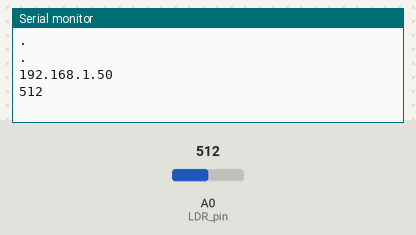
Recording of a sketch running on a simulated ESP8266 (NodeMCU). On the bench: the last lines printed to the serial monitor. Inputs (shaded band) come from the test bench; at power-on: A0 (LDR_pin) = 512. WiFi joins after 1.5 s; servers stay silent unless stated.

Above: at 4.2 s.
4.3 s: A0 (LDR_pin) set to 716
At 6.3 s:
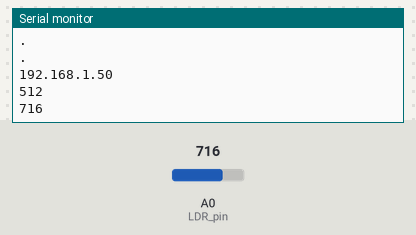
6.7 s: A0 (LDR_pin) set to 900
At 7.8 s:
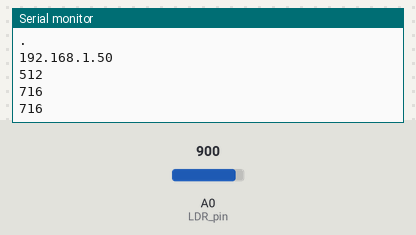
Timing chart, 0 to 9.7 s (numbered marks = the images above; inputs shaded):
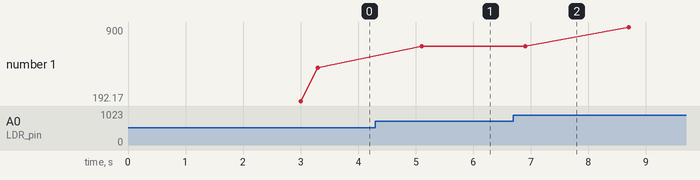

The sketch:

LDR_ThingSpeak.ino
```cpp
#include <ESP8266WiFi.h>
#include <WiFiClient.h>
#include <ThingSpeak.h>
#include <ESP8266WiFi.h>

const char* ssid = "CANALBOX-DBD6";
const char* password = "1316523275";

#define LDR_pin A0

WiFiClient client;
unsigned long myChannelNumber = 1401620; //My Channel Number
const char* myWriteAPIKey = "DYFAW9OJDMPNMJEU"; //channel API key

void setup() {
  delay(1000);
  Serial.begin(9600);

  WiFi.begin(ssid, password); //begin wifi
  while (WiFi.status() != WL_CONNECTED){
    delay(1000);
    Serial.println(".");
  }
  Serial.println(WiFi.localIP());

  ThingSpeak.begin(client);

}

void loop() {
  int LDR_value = analogRead(LDR_pin);
  ThingSpeak.writeField(myChannelNumber, 1, LDR_value, myWriteAPIKey); //Update in ThingSpeak
  Serial.println(LDR_value);
  delay(1500);
}
```

Measured:
- after the input at 4.3 s, the serial monitor: prints a new line after 0.80 s (image 1)
- plotted number 1: 512 → 716 after the input at 4.3 s, 716 → 900 after the input at 6.7 s
